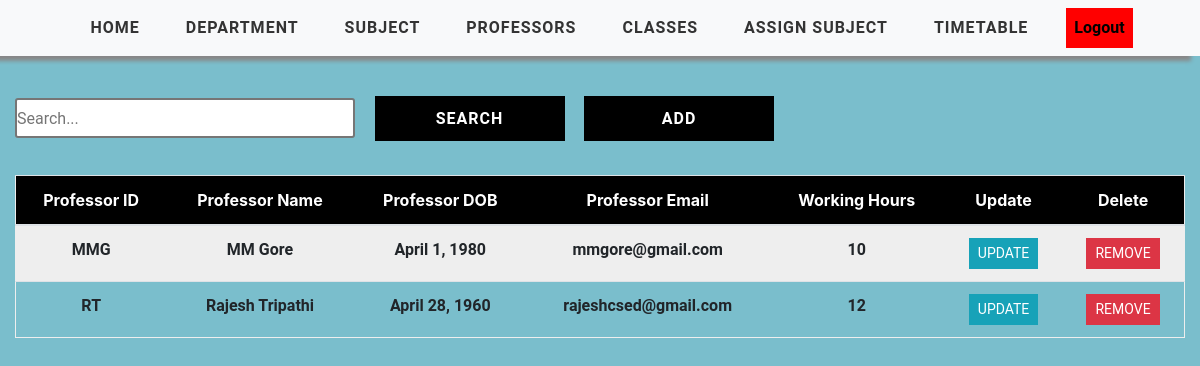
Page /professor_view/ (signed in) on the committed database.
### timetableapp/models.py (models this page shows, shortened)
class Professor(models.Model):
    user = models.ForeignKey(User, on_delete=models.CASCADE, null=True, blank=True)
    professor_id = models.CharField(max_length=2000,primary_key=True)
    professor_name = models.CharField(max_length=2000)
    dob = models.DateField(default=datetime.datetime.today().strftime('%Y-%m-%d'))
    working_hours = models.IntegerField(null=True,default=100)
    available_hours = models.IntegerField(null=True,default=100)
    professor_email = models.EmailField(default="")

### timetableapp/views.py (the view)
# urls.py: path('professor_view/', views.ProfessorTable, name='professor_view'),
@login_required(login_url='login')
def ProfessorTable(request):
    professor1 = Professor.objects.filter(user=request.user)
    context = {'professor1': professor1}
    return render(request, 'timetableapp/ProfessorTable.html', context)

### timetableapp/templates/timetableapp/ProfessorTable.html
{% extends 'timetableapp/main.html' %}
{% load static %}
{% block content %}
<div class="viewcontainer">
    <div class="container-fluid">
    <div class="search">
        <input type="text" class="searchbox" placeholder="Search...">
        <input type="submit" value="Search" class="searchButton">
        <a href="{% url 'add-professor' %}"><button class="searchButton">Add </button></a>
    </div>
    <div class="innercontainer">
        <table class="table  text-center">
            <thead class="table-header" style="color: white;">
            <tr>
                <div class="header__item filter__link"  >
                    <th scope="col" class="text-center" >Professor ID</th>
                </div>
                <div class="header__item filter__link"  >
                    <th scope="col" class="text-center" >Professor Name</th>
                </div>
                <div class="header__item filter__link"  >
                    <th scope="col" class="text-center" >Professor DOB</th>
                </div>
                <div class="header__item filter__link"  >
                    <th scope="col" class="text-center" >Professor Email</th>
                </div>
                <div class="header__item filter__link" >
                    <th class="text-center" scope="col" >Working Hours</th>
                </div>
                <div class="header__item filter__link" >
                    <th class="text-center" scope="col" > Update</th>
                </div>
                <div class="header__item filter__link" >
                    <th class="text-center" scope="col" >Delete</th>
                </div>
            </tr>
            </thead>
            <tbody class="tab-content">
                {% for prof in professor1 %}
                <tr class="table-row text-center">
                    <td class="table-data">
                        {{ prof.professor_id }}
                    </td>
                    <td class="table-data">
                        {{ prof.professor_name }}
                    </td>
                    <td class="table-data">
                        {{ prof.dob }}
                    </td>
                    <td class="table-data">
                        {{ prof.professor_email }}
                    </td>
                    <td class="table-data">
                        {{ prof.working_hours}}
                    </td>
                    <td class="table-data">
                       <a href="{% url 'update-professor' prof.professor_id %}" class="btn btn-sm btn-info">Update</a>
                    </td>
                    <td class="table-data">
                       <a href="{% url 'delete-professor' prof.professor_id %}" class="btn btn-sm btn-danger" >Remove</a>
                    </td>
                </tr>
                {% endfor %}
            </tbody>
        </table>
    </div>
</div>
{% endblock %}

### static/css/style.css (style rules this page uses)
a { cursor: pointer; }

### static/css/tables.css (style rules this page uses)
*, *:before, *:after { box-sizing: border-box; }
body { font-family: "Roboto", sans-serif; margin: 0; background-color: white; }
.table { border: 1px solid #eeeeee; overflow-y: auto; overflow-x: auto; overflow-style: marquee-line; height: max-content; }
.table-header { width: 100%; background: #000; padding: 18px 0; position: sticky; top: 0; }
.table-row { width: 100%; padding: 18px 0; }
.table-row:nth-of-type(odd) { background: #eeeeee; }
.table-data, .header__item { flex: 1 1 20%; text-align: center; font-family: Roboto, sans-serif; font-weight: bold; }
.header__item { text-transform: uppercase; }
.filter__link { color: white; text-decoration: none; position: relative; display: inline-block; padding-left: 24px; padding-right: 24px; }
.filter__link::after { content: ""; position: absolute; right: -18px; color: white; font-size: 12px; top: 50%; transform: translateY(-50%); }
.btn { border-radius: 0 !important; font-family: Roboto, sans-serif !important; text-transform: uppercase; }
.search { display: inline-block; }
.searchbox { width: 340px; height: 40px; border-style: solid; border-radius: 3px; font-family: Roboto, sans-serif; text-align: justify; }
.searchButton { width: 190px; height: 45px ; font-family: Roboto, sans-serif; text-transform: uppercase; letter-spacing: 1px; font-weight: bolder; color: white ; background: black; margin-left: 15px; margin-top: 40px; border-color: black ; border-radius: 0 ; border-style: solid; border-width: 3px ; }

### static/css/add.css (style rules this page uses)
* { margin:0; padding:0; box-sizing: border-box; }
.viewcontainer { background-color: #7abecc; min-height: 100vh; }
.container-fluid { display: flex; flex-direction: column; gap:10px; }

### static/css/nav.css (style rules this page uses)
* { margin:0; padding:0; box-sizing: border-box; }

### rows in the picture
Professor: professor_id "MMG", professor_name "MM Gore", dob "April 1, 1980", professor_email "mmgore@gmail.com", working_hours "10"
Professor: professor_id "RT", professor_name "Rajesh Tripathi", dob "April 28, 1960", professor_email "rajeshcsed@gmail.com", working_hours "12"
